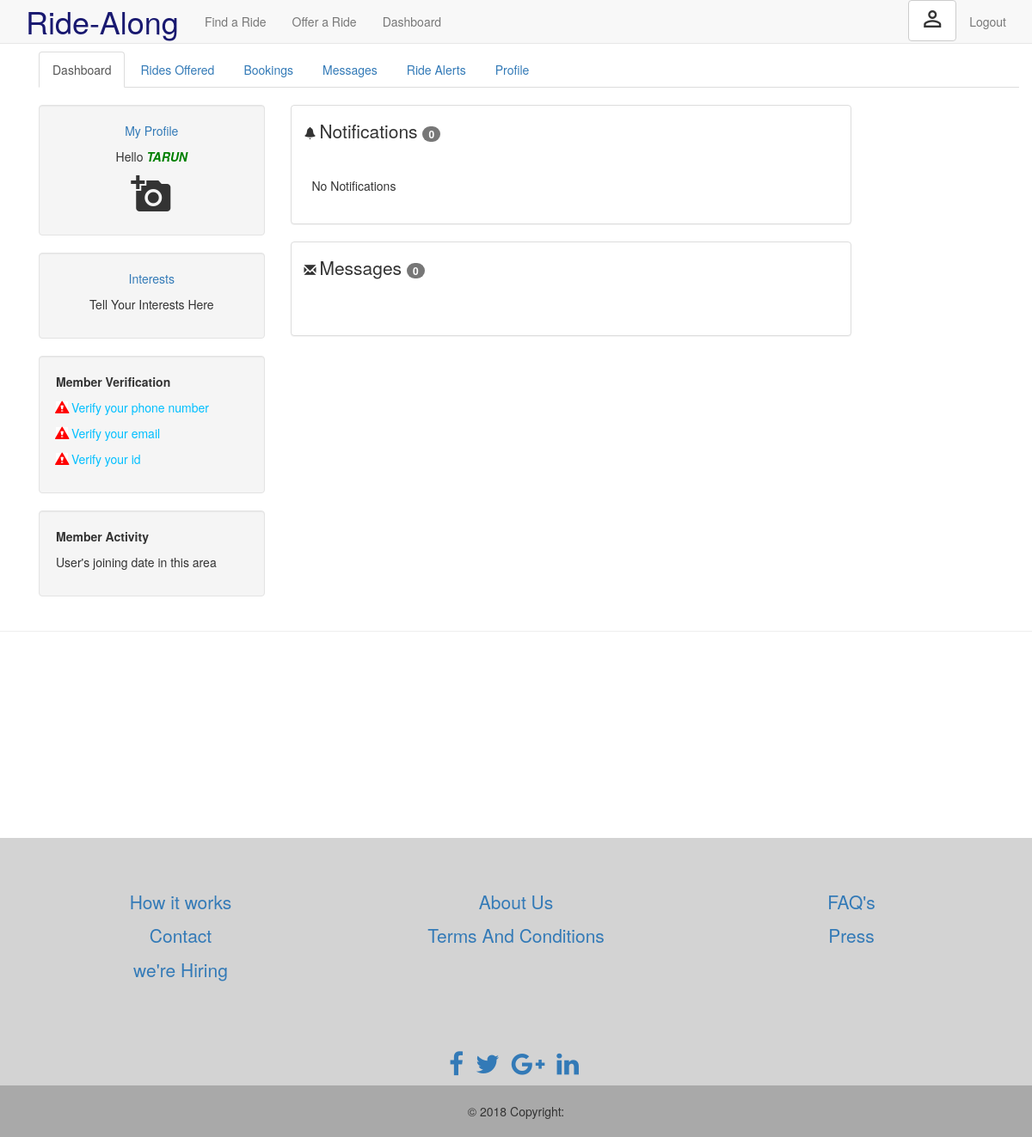
The page /dashboard (signed in) on the database as committed earlier.
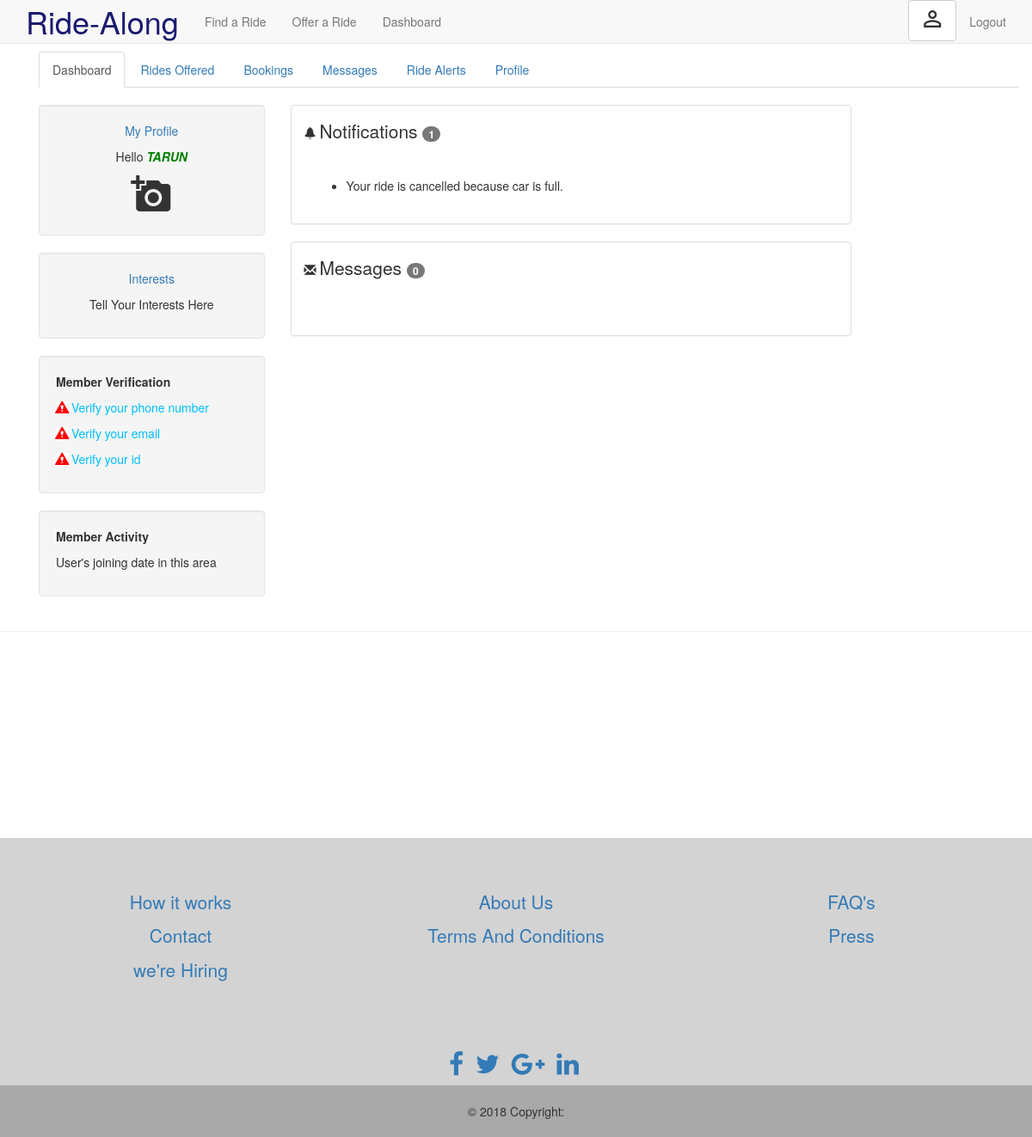
The same page on the database as committed later.
### tables this page shows
CREATE TABLE "USERS" (
	`userName`	text,
	`password`	text NOT NULL,
	`name`	text NOT NULL,
	`phone`	text NOT NULL,
	`email`	text NOT NULL UNIQUE,
	`address`	text NOT NULL,
	`email_verified`	INTEGER DEFAULT 0,
	`mobile_verified`	INTEGER DEFAULT 0,
	PRIMARY KEY(userName)
);

CREATE TABLE `notification` (
	`username`	TEXT,
	`rideid`	INTEGER,
	`detail`	TEXT
);

### app.py (the view)
@app.route('/dashboard')
@is_logged_in
def tdashboard():
    username=session['username']
    with sqlite3.connect("CabSharing.db") as con:
        cur = con.cursor()
        cur.execute("select * from users where userName = ? ", [username])
        name = cur.fetchone()
        result = []
        cur.execute("select * from notification where username = ? ", [username])
        result = cur.fetchall()
    return render_template('tdashboard.html' , username = name[2] , result= result , count = len(result))

### app.py (called while the page is built)
def is_logged_in(f):
    @wraps(f)
    def wrap(*args, **kwargs):
        if 'logged_in' in session:
            return f(*args, **kwargs)
        else:
            flash('Unauthorized, Please login', 'danger')
            return redirect(url_for('login'))
    return wrap

### templates/tdashboard.html
{% extends 'layout.html' %}
{% block body %}
<div class=" container ">
      <ul class="nav nav-tabs">
        <li class= "active"><a  href="dashboard">Dashboard</a></li>
        <li ><a  href="rides">Rides Offered</a></li>
        <li ><a  href="bookings">Bookings</a></li>
        <li ><a  href="messages">Messages</a></li>
        <li ><a  href="#">Ride Alerts</a></li>
        <li ><a  href="#">Profile</a></li>
      </ul>
      <br>
</div>
<div class="container text-center">
            <div class="tab-pane fade in active">
              <div class="row">
                <div class="col-sm-3" style='border:2em'>
                  <div class="well">
                    <p><a href="#">My Profile</a></p>
                    <p  >Hello <strong ><em id="username" class="text-uppercase">{{username}}</em></strong></p>
                    <i class="material-icons" style="font-size:48px">add_a_photo</i>
                 </div>
                  <div class="well">
                    <p><a href="#" id="interests">Interests</a></p>
                    <p>
                      <span >Tell Your Interests Here</span>
                    </p>
                  </div>
                  <div class="well">
                    <div>
                      <p class="text-left"><b>Member Verification</b></p>
                    </div>
                    <div class="text-left ">
                      <p ><span class="verify-fail glyphicon glyphicon-alert"></span><a href="#" class="verify" id="verify-phone"> Verify your phone number</a></p>
                      <p ><span class="verify-fail glyphicon glyphicon-alert"></span><a href="#" class="verify" id="verify-email"> Verify your email</a></p>
                      <p ><span class="verify-fail glyphicon glyphicon-alert"></span><a href="#" class="verify" id="verify-id"> Verify your id</a></p>
                    </div>
                  </div>
                  <div class="well">
                    <p class="text-left"><b>Member Activity</b></p>
                    <p id='user-joining-date' class="text-left"> User's joining date in this area </p>
                  </div>
                </div>
                <div class="col-sm-7">
                  <div class="row">
                    <div class="col-sm-12">
                      <div class="panel panel-default text-left">
                        <div class="panel-body">
                          <span class="glyphicon glyphicon-bell"></span>
                          <strong class="lead">Notifications <span class="badge border border-1">{{count}}</span></strong>
                        </div>
                        <div class="well-lg">
                          {% if count == 0 %}
                            <p>No Notifications</p>
                          {% else %}
                          <ul >
                          {% for i in range(count) %}
                          <li>{{result[i][2]}} <br></li>
                          {% endfor %}
                          {% endif %}
                        </ul>
                        </div>
                      </div>
                    </div>
                  </div>
                  <div class="row">
                    <div class="col-sm-12">
                      <div class="panel panel-default text-left">
                          <div class="panel-body">
                            <span class="glyphicon glyphicon-envelope"></span>
                            <strong class="lead"> Messages <span class="badge border border-1">0</span></strong>
                          </div>
                          <div class="well-lg">
                          </div>
                      </div>
                    </div>
                  </div>
                </div>
              </div>
            </div>
</div>
{% endblock %}

### templates/layout.html (shortened to what this page needs)
<!DOCTYPE html>
<html>
  <head>
      <link rel="stylesheet" type="text/css" href="{{ url_for('static',filename='styles/design.css') }}">
      <link rel="stylesheet" type="text/css" href="{{ url_for('static',filename='styles/main.css') }}">
      <link rel="stylesheet" href="https://maxcdn.bootstrapcdn.com/bootstrap/3.3.7/css/bootstrap.min.css">
      <link rel="stylesheet" href="https://cdnjs.cloudflare.com/ajax/libs/font-awesome/4.7.0/css/font-awesome.min.css">
  </head>
  <body >
    {% include 'includes/_navbar.html' %}
    <div class="container my-container " >
      {% block body %}{% endblock %}
    </div>
    <div>
    {% include 'includes/_footer.html' %}
    </div>
  </body>
</html>

### templates/includes/_navbar.html (shortened to what this page needs)
<nav class="navbar navbar-default navbar-fixed-top">
      <div class="container">
        <div class="navbar-header">
          <a class="navbar-brand" style="color:midnightblue; font-size: 36px" href="/">Ride-Along</a>
        </div>
        <div id="navbar" >
          <ul class="nav navbar-nav">
            <li >
              <a href="/findcab " > Find a Ride</a>
              </li>
            <li><a href="/offercab">Offer a Ride</a></li>
            <li><a href="/dashboard">Dashboard</a></li>
          </ul>
          <ul class="nav navbar-nav navbar-right">
            {% if session.logged_in %}
                <li class="dropdown">
                  <button class="btn btn-default" type="button" >
                  <i class="material-icons" style="font-size: 30px">person_outline</i></button>
                </li>
              <li><a href="/logout">Logout</a></li>
            {% else %}
              <li><a href="/register">Register</a></li>
              <li><a href="/login">Login</a></li>
            {% endif %}
          </ul>
        </div>
      </div>
    </nav>

### templates/includes/_footer.html (shortened to what this page needs)
<hr>
<div class="mine" style="background-color:#D3D3D3; margin-top:20% ; ">
<br><br><br>
    <div class="container text-center" style="color: blue">
      <div class="row" >
        <div class="col-xs-6 col-md-4">
          <ul class="list-unstyled lead" >
            <li>
              <a href="#!">How it works</a>
            </li>
            <li>
              <a href="#!">Contact</a>
            </li>
            <li>
              <a href="#!">we're Hiring</a>
            </li>
          </ul>
        </div>
        <div class="col-xs-6 col-md-4">
          <ul class="list-unstyled lead">
            <li>
              <a href="#!">About Us</a>
            </li>
            <li>
              <a href="#!">Terms And Conditions</a>
            </li>
          </ul>
        </div>
        <div class="col-xs-6 col-md-4 ">
          <ul class="list-unstyled lead">
            <li>
              <a href="#!">FAQ's</a>
            </li>
            <li>
              <a href="#!">Press</a>
            </li>
          </ul>
        </div>
      </div>
    </div>
    <br>
    <br>
    <div >
      <br>
    <ul class="list-unstyled list-inline text-center" >
      <li class="list-inline-item">
        <a class="btn-floating btn-fb mx-1">
          <i class="fa fa-facebook" style="font-size: 30px"> </i>
        </a>
      </li>
      <li class="list-inline-item">
        <a class="btn-floating btn-tw mx-1">
          <i class="fa fa-twitter" style="font-size: 30px"> </i>
        </a>
      </li>
      <li class="list-inline-item">
        <a class="btn-floating btn-gplus mx-1">
          <i class="fa fa-google-plus" style="font-size: 30px"> </i>
        </a>
      </li>
      <li class="list-inline-item">
        <a class="btn-floating btn-li mx-1">
          <i class="fa fa-linkedin" style="font-size: 30px"> </i>
        </a>
      </li>
    </ul>
    </div>
    <div class="footer-copyright text-center py-3" style="background-color: #A9A9A9">
      <br>
      © 2018 Copyright:
      <br>
      <br>
    </div>
  </div>

### static/styles/design.css (style rules this page uses)
html, body { height: 100%; margin: 0; padding: 0; }

### static/styles/main.css (style rules this page uses)
.verify { color: #00BFFF; }
.verify-fail { background-color: white; color: red; }
#username { color: green; }
.my-container { margin-top: 5%; background-color: white; }

Rows that differ between the two databases and show on the page:
added notification: detail "Your ride is cancelled because car is full."
Other text that changed with them:
{{ count }}: "0" → "1"
text no longer shown: "No Notifications"
